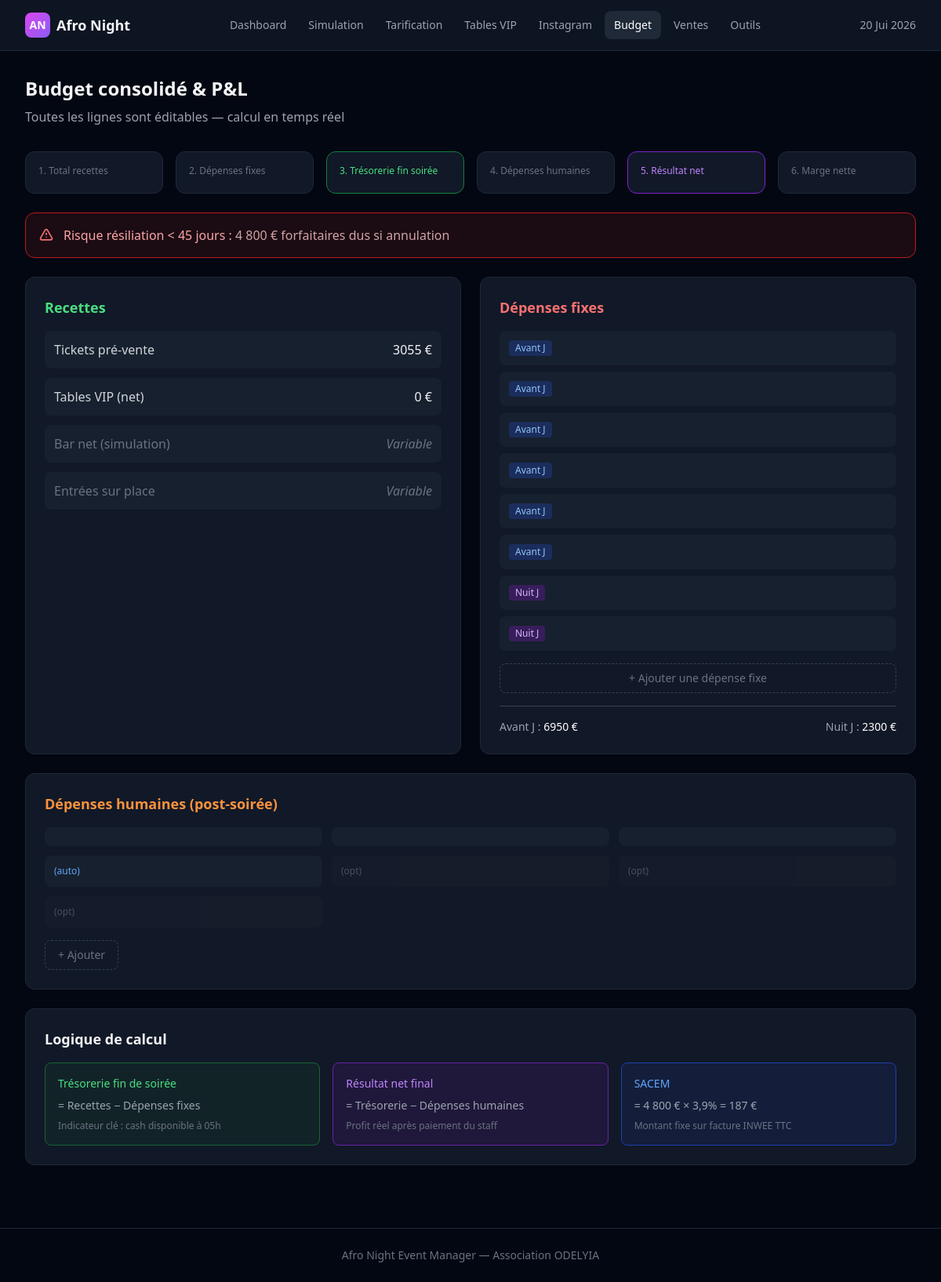
The app's page /event/1/budget/ with its own data.
### events/models.py (models this page shows, shortened)
class Event(models.Model):
    name = models.CharField(max_length=200, default="Afro Night — Édition juin 2026")
    venue = models.CharField(max_length=300, default="La Péniche, 02 quai de la Tournelle, 75005 Paris")
    date = models.DateField()
    capacity = models.PositiveIntegerField(default=300)
    opening_time = models.TimeField(default="23:00")
    closing_time = models.TimeField(default="05:00")
    venue_total_ht = models.DecimalField(max_digits=10, decimal_places=2, default=4000)
    venue_total_ttc = models.DecimalField(max_digits=10, decimal_places=2, default=4800)
    venue_deposit = models.DecimalField(max_digits=10, decimal_places=2, default=3000)
    venue_balance = models.DecimalField(max_digits=10, decimal_places=2, default=1800)
    venue_caution = models.DecimalField(max_digits=10, decimal_places=2, default=2000)
    tpe_commission = models.DecimalField(max_digits=5, decimal_places=4, default=0.065)
    sacem_rate = models.DecimalField(max_digits=5, decimal_places=4, default=0.039)
    venue_approval_required = models.BooleanField(default=True)
    venue_approval_received = models.BooleanField(default=False)
    staff_count = models.PositiveIntegerField(default=20)
    vip_invited_count = models.PositiveIntegerField(default=20)
    vip_cost_per_person = models.DecimalField(max_digits=6, decimal_places=2, default=15)
    deposit_deadline = models.DateTimeField(null=True, blank=True)
    created_at = models.DateTimeField(auto_now_add=True)
    updated_at = models.DateTimeField(auto_now=True)
    class Meta:
        ordering = ['-date']

class BudgetLine(models.Model):
    TIMING_CHOICES = [
        ('avant', 'Avant J'),
        ('nuit', 'Nuit J'),
        ('post', 'Post-soirée'),
    ]
    SECTION_CHOICES = [
        ('revenue', 'Recettes'),
        ('fixed', 'Dépenses fixes'),
        ('human', 'Dépenses humaines'),
    ]
    event = models.ForeignKey(Event, on_delete=models.CASCADE, related_name='budget_lines')
    name = models.CharField(max_length=200)
    amount = models.DecimalField(max_digits=10, decimal_places=2, default=0)
    timing = models.CharField(max_length=10, choices=TIMING_CHOICES, default='avant')
    section = models.CharField(max_length=10, choices=SECTION_CHOICES)
    is_calculated = models.BooleanField(default=False, help_text="Calculé automatiquement")
    is_optional = models.BooleanField(default=False)
    order = models.PositiveIntegerField(default=0)
    class Meta:
        ordering = ['section', 'order', 'name']

### events/views.py (the view)
# urls.py: path('event/<int:pk>/budget/', views.budget, name='budget'),
def budget(request, pk):
    event = get_object_or_404(Event, pk=pk)
    revenue_lines = event.budget_lines.filter(section='revenue')
    fixed_lines = event.budget_lines.filter(section='fixed')
    human_lines = event.budget_lines.filter(section='human')
    neutral = event.scenarios.filter(scenario_type='neutral').first()
    tables_net = sum(t.net_revenue for t in event.vip_tables.filter(is_booked=True))
    ticket_revenue = sum(float(s.amount) for s in event.ticket_sales.all())
    total_fixed = sum(float(b.amount) for b in fixed_lines)
    total_human = sum(float(b.amount) for b in human_lines)
    expenses_avant = sum(float(b.amount) for b in fixed_lines.filter(timing='avant'))
    expenses_nuit = sum(float(b.amount) for b in fixed_lines.filter(timing='nuit'))
    total_revenue = ticket_revenue + tables_net
    treasury_end_night = total_revenue - total_fixed
    net_result = treasury_end_night - total_human
    margin = (net_result / total_revenue * 100) if total_revenue > 0 else 0
    context = {
        'event': event,
        'revenue_lines': revenue_lines,
        'fixed_lines': fixed_lines,
        'human_lines': human_lines,
        'total_revenue': total_revenue,
        'ticket_revenue': ticket_revenue,
        'tables_net': tables_net,
        'total_fixed': total_fixed,
        'total_human': total_human,
        'expenses_avant': expenses_avant,
        'expenses_nuit': expenses_nuit,
        'treasury_end_night': treasury_end_night,
        'net_result': net_result,
        'margin': margin,
    }
    return render(request, 'events/budget.html', context)

### templates/events/budget.html (shortened to what this page needs)
{% extends 'base.html' %}
{% block content %}
<div x-data="budgetData()">
    <div class="mb-8">
        <h1 class="text-2xl font-bold mb-2">Budget consolidé & P&L</h1>
        <p class="text-gray-400">Toutes les lignes sont éditables — calcul en temps réel</p>
    </div>
    <div class="grid grid-cols-2 md:grid-cols-3 lg:grid-cols-6 gap-4 mb-6">
        <div class="bg-gray-900 rounded-xl border border-gray-800 p-4">
            <div class="text-xs text-gray-500 mb-1">1. Total recettes</div>
        </div>
        <div class="bg-gray-900 rounded-xl border border-gray-800 p-4">
            <div class="text-xs text-gray-500 mb-1">2. Dépenses fixes</div>
        </div>
        <div class="bg-gray-900 rounded-xl border border-green-700 p-4">
            <div class="text-xs text-green-400 mb-1">3. Trésorerie fin soirée</div>
        </div>
        <div class="bg-gray-900 rounded-xl border border-gray-800 p-4">
            <div class="text-xs text-gray-500 mb-1">4. Dépenses humaines</div>
        </div>
        <div class="bg-gray-900 rounded-xl border border-purple-700 p-4">
            <div class="text-xs text-purple-400 mb-1">5. Résultat net</div>
        </div>
        <div class="bg-gray-900 rounded-xl border border-gray-800 p-4">
            <div class="text-xs text-gray-500 mb-1">6. Marge nette</div>
        </div>
    </div>
    <div class="bg-red-900/20 border border-red-700 rounded-xl p-4 mb-6">
        <div class="flex items-center space-x-3">
            <svg class="w-5 h-5 text-red-400" fill="none" stroke="currentColor" viewBox="0 0 24 24">
                <path stroke-linecap="round" stroke-linejoin="round" stroke-width="2" d="M12 9v2m0 4h.01m-6.938 4h13.856c1.54 0 2.502-1.667 1.732-3L13.732 4c-.77-1.333-2.694-1.333-3.464 0L3.34 16c-.77 1.333.192 3 1.732 3z"/>
            </svg>
            <div>
                <span class="font-medium text-red-300">Risque résiliation &lt; 45 jours :</span>
                <span class="text-red-200/80"> 4 800 € forfaitaires dus si annulation</span>
            </div>
        </div>
    </div>
    <div class="grid grid-cols-1 lg:grid-cols-2 gap-6">
        <div class="bg-gray-900 rounded-xl border border-gray-800 p-6">
            <div class="flex items-center justify-between mb-4">
                <h2 class="text-lg font-semibold text-green-400">Recettes</h2>
            </div>
            <div class="space-y-3">
                <div class="flex items-center justify-between p-3 bg-gray-800/50 rounded-lg">
                    <span class="text-gray-300">Tickets pré-vente</span>
                    <span class="font-medium">{{ ticket_revenue|floatformat:0 }} €</span>
                </div>
                <div class="flex items-center justify-between p-3 bg-gray-800/50 rounded-lg">
                    <span class="text-gray-300">Tables VIP (net)</span>
                    <span class="font-medium">{{ tables_net|floatformat:0 }} €</span>
                </div>
                <div class="flex items-center justify-between p-3 bg-gray-800/50 rounded-lg text-gray-500">
                    <span>Bar net (simulation)</span>
                    <span class="italic">Variable</span>
                </div>
                <div class="flex items-center justify-between p-3 bg-gray-800/50 rounded-lg text-gray-500">
                    <span>Entrées sur place</span>
                    <span class="italic">Variable</span>
                </div>
            </div>
        </div>
        <div class="bg-gray-900 rounded-xl border border-gray-800 p-6">
            <div class="flex items-center justify-between mb-4">
                <h2 class="text-lg font-semibold text-red-400">Dépenses fixes</h2>
            </div>
            <div class="space-y-2">
                {% for line in fixed_lines %}
                <div class="flex items-center justify-between p-3 bg-gray-800/50 rounded-lg group"
                     x-data="{ editing: false, name: '{{ line.name }}', amount: {{ line.amount }} }">
                    <div class="flex items-center space-x-3">
                        <span class="inline-flex items-center px-2 py-0.5 rounded text-xs font-medium
                            {% if line.timing == 'avant' %}bg-blue-900/50 text-blue-300
                            {% else %}bg-purple-900/50 text-purple-300{% endif %}">
                            {{ line.get_timing_display }}
                        </span>
                    </div>
                </div>
                {% endfor %}
            </div>
            <button @click="addLine('fixed')" class="mt-4 w-full py-2 border border-dashed border-gray-700 rounded-lg text-gray-500 hover:text-gray-300 hover:border-gray-500 transition text-sm">
                + Ajouter une dépense fixe
            </button>
            <div class="mt-4 pt-4 border-t border-gray-700 flex justify-between text-sm text-gray-400">
                <span>Avant J : <span class="text-white">{{ expenses_avant|floatformat:0 }} €</span></span>
                <span>Nuit J : <span class="text-white">{{ expenses_nuit|floatformat:0 }} €</span></span>
            </div>
        </div>
        <div class="bg-gray-900 rounded-xl border border-gray-800 p-6 lg:col-span-2">
            <div class="flex items-center justify-between mb-4">
                <h2 class="text-lg font-semibold text-orange-400">Dépenses humaines (post-soirée)</h2>
            </div>
            <div class="grid grid-cols-1 md:grid-cols-2 lg:grid-cols-3 gap-3">
                {% for line in human_lines %}
                <div class="flex items-center justify-between p-3 bg-gray-800/50 rounded-lg {% if line.is_optional %}opacity-60{% endif %}"
                     x-data="{ editing: false, name: '{{ line.name }}', amount: {{ line.amount }} }">
                    <div class="flex items-center space-x-2">
                        {% if line.is_optional %}
                        <span class="text-xs text-gray-500">(opt)</span>
                        {% endif %}
                        {% if line.is_calculated %}
                        <span class="text-xs text-blue-400">(auto)</span>
                        {% endif %}
                    </div>
                </div>
                {% endfor %}
            </div>
            <button @click="addLine('human')" class="mt-4 py-2 px-4 border border-dashed border-gray-700 rounded-lg text-gray-500 hover:text-gray-300 hover:border-gray-500 transition text-sm">
                + Ajouter
            </button>
        </div>
    </div>
    <div class="mt-6 bg-gray-900 rounded-xl border border-gray-800 p-6">
        <h2 class="text-lg font-semibold mb-4">Logique de calcul</h2>
        <div class="grid grid-cols-1 md:grid-cols-3 gap-4 text-sm">
            <div class="p-4 bg-green-900/20 border border-green-800 rounded-lg">
                <div class="font-medium text-green-400 mb-2">Trésorerie fin de soirée</div>
                <div class="text-gray-400">= Recettes − Dépenses fixes</div>
                <div class="text-gray-500 text-xs mt-2">Indicateur clé : cash disponible à 05h</div>
            </div>
            <div class="p-4 bg-purple-900/20 border border-purple-800 rounded-lg">
                <div class="font-medium text-purple-400 mb-2">Résultat net final</div>
                <div class="text-gray-400">= Trésorerie − Dépenses humaines</div>
                <div class="text-gray-500 text-xs mt-2">Profit réel après paiement du staff</div>
            </div>
            <div class="p-4 bg-blue-900/20 border border-blue-800 rounded-lg">
                <div class="font-medium text-blue-400 mb-2">SACEM</div>
                <div class="text-gray-400">= 4 800 € × 3,9% = 187 €</div>
                <div class="text-gray-500 text-xs mt-2">Montant fixe sur facture INWEE TTC</div>
            </div>
        </div>
    </div>
</div>
{% endblock %}

### templates/base.html (shortened to what this page needs)
<!DOCTYPE html>
<html lang="fr" class="dark">
<head>
    <script src="https://cdn.tailwindcss.com"></script>
</head>
<body class="bg-gray-950 text-gray-100 min-h-screen">
    <nav class="glass border-b border-gray-800 sticky top-0 z-50">
        <div class="max-w-7xl mx-auto px-4 sm:px-6 lg:px-8">
            <div class="flex items-center justify-between h-16">
                <div class="flex items-center space-x-4">
                    <a href="{% url 'events:dashboard' %}" class="flex items-center space-x-2">
                        <div class="w-8 h-8 rounded-lg gradient-border flex items-center justify-center">
                            <span class="text-white font-bold text-sm">AN</span>
                        </div>
                        <span class="font-bold text-lg">Afro Night</span>
                    </a>
                </div>
                <div class="hidden md:flex items-center space-x-1">
                    {% if event %}
                    <a href="{% url 'events:dashboard' %}"
                       class="px-3 py-2 rounded-lg text-sm {% if request.resolver_match.url_name == 'dashboard' %}bg-gray-800 text-white{% else %}text-gray-400 hover:text-white hover:bg-gray-800{% endif %} transition">
                        Dashboard
                    </a>
                    <a href="{% url 'events:simulation' event.pk %}"
                       class="px-3 py-2 rounded-lg text-sm {% if request.resolver_match.url_name == 'simulation' %}bg-gray-800 text-white{% else %}text-gray-400 hover:text-white hover:bg-gray-800{% endif %} transition">
                        Simulation
                    </a>
                    <a href="{% url 'events:pricing' event.pk %}"
                       class="px-3 py-2 rounded-lg text-sm {% if request.resolver_match.url_name == 'pricing' %}bg-gray-800 text-white{% else %}text-gray-400 hover:text-white hover:bg-gray-800{% endif %} transition">
                        Tarification
                    </a>
                    <a href="{% url 'events:tables' event.pk %}"
                       class="px-3 py-2 rounded-lg text-sm {% if request.resolver_match.url_name == 'tables' %}bg-gray-800 text-white{% else %}text-gray-400 hover:text-white hover:bg-gray-800{% endif %} transition">
                        Tables VIP
                    </a>
                    <a href="{% url 'events:instagram' event.pk %}"
                       class="px-3 py-2 rounded-lg text-sm {% if request.resolver_match.url_name == 'instagram' %}bg-gray-800 text-white{% else %}text-gray-400 hover:text-white hover:bg-gray-800{% endif %} transition">
                        Instagram
                    </a>
                    <a href="{% url 'events:budget' event.pk %}"
                       class="px-3 py-2 rounded-lg text-sm {% if request.resolver_match.url_name == 'budget' %}bg-gray-800 text-white{% else %}text-gray-400 hover:text-white hover:bg-gray-800{% endif %} transition">
                        Budget
                    </a>
                    <a href="{% url 'events:sales' event.pk %}"
                       class="px-3 py-2 rounded-lg text-sm {% if request.resolver_match.url_name == 'sales' %}bg-gray-800 text-white{% else %}text-gray-400 hover:text-white hover:bg-gray-800{% endif %} transition">
                        Ventes
                    </a>
                    <a href="{% url 'events:outils' event.pk %}"
                       class="px-3 py-2 rounded-lg text-sm {% if request.resolver_match.url_name == 'outils' %}bg-gray-800 text-white{% else %}text-gray-400 hover:text-white hover:bg-gray-800{% endif %} transition">
                        Outils
                    </a>
                    {% endif %}
                </div>
                <div class="flex items-center space-x-3">
                    {% if event %}
                    <span class="text-sm text-gray-400">
                        {{ event.date|date:"d M Y" }}
                    </span>
                    {% endif %}
                </div>
            </div>
        </div>
    </nav>
    <main class="max-w-7xl mx-auto px-4 sm:px-6 lg:px-8 py-8">
        {% block content %}{% endblock %}
    </main>
    <footer class="border-t border-gray-800 mt-12 py-6">
        <div class="max-w-7xl mx-auto px-4 sm:px-6 lg:px-8 text-center text-gray-500 text-sm">
            Afro Night Event Manager — Association ODELYIA
        </div>
    </footer>
</body>
</html>

### templates/base.html (style rules this page uses)
.gradient-border { background: linear-gradient(135deg, #d946ef 0%, #8b5cf6 100%); }
.glass { background: rgba(17, 24, 39, 0.8); backdrop-filter: blur(12px); }

### records on screen
Event: date "20 Jui 2026"
BudgetLine: timing "Avant J"
BudgetLine: timing "Avant J"
BudgetLine: timing "Avant J"
BudgetLine: timing "Avant J"
BudgetLine: timing "Avant J"
BudgetLine: timing "Avant J"
BudgetLine: timing "Nuit J"
BudgetLine: timing "Nuit J"
BudgetLine: is_optional False (drawn)
BudgetLine: is_optional False (drawn)
BudgetLine: is_optional False (drawn)
BudgetLine: is_calculated "(auto)"
BudgetLine: is_optional "(opt)"
BudgetLine: is_optional "(opt)"
BudgetLine: is_optional "(opt)"

### other values on screen
{{ ticket_revenue|floatformat:0 }} "3055"
{{ tables_net|floatformat:0 }} "0"
{{ expenses_avant|floatformat:0 }} "6950"
{{ expenses_nuit|floatformat:0 }} "2300"
